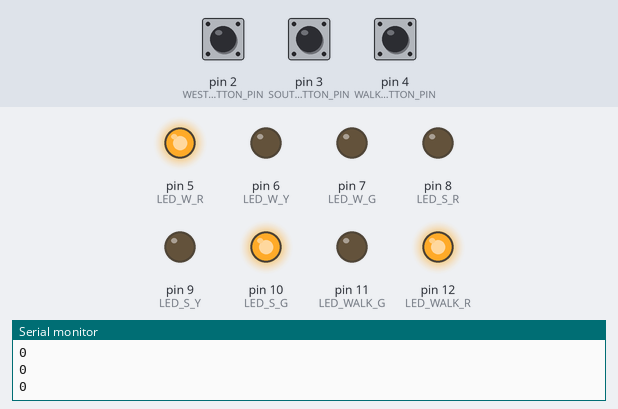
Simulated run of this sketch. Board: Arduino Uno, built with avr-gcc and run on an emulated ATmega328P. Parts: output pins drawn as LEDs (lit = HIGH), the last lines printed to the serial monitor. The inputs (shaded band) are chosen by the test bench; at power-on: pin 2 (WEST_BUTTON_PIN) LOW, pin 3 (SOUTH_BUTTON_PIN) LOW, pin 4 (WALK_BUTTON_PIN) LOW.

Above: at 9.8 s.
9.9 s: pin 2 (WEST_BUTTON_PIN) pulled HIGH for 3 s
At 13.4 s:
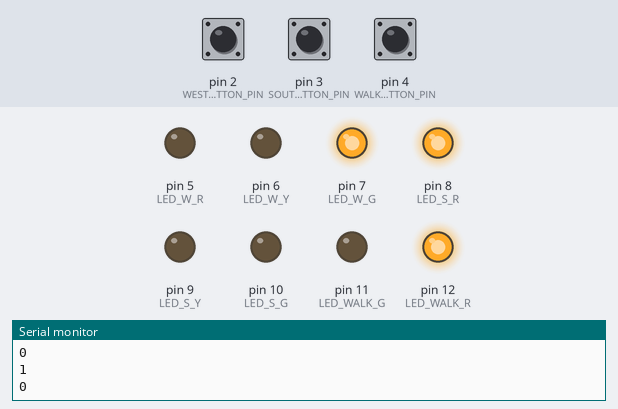
14.5 s: pin 3 (SOUTH_BUTTON_PIN) pulled HIGH for 3 s
At 16.8 s:
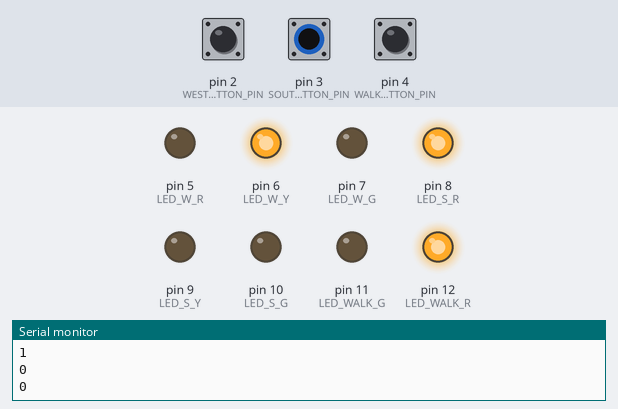
19.0 s: pin 4 (WALK_BUTTON_PIN) pulled HIGH for 3 s
At 21.9 s:
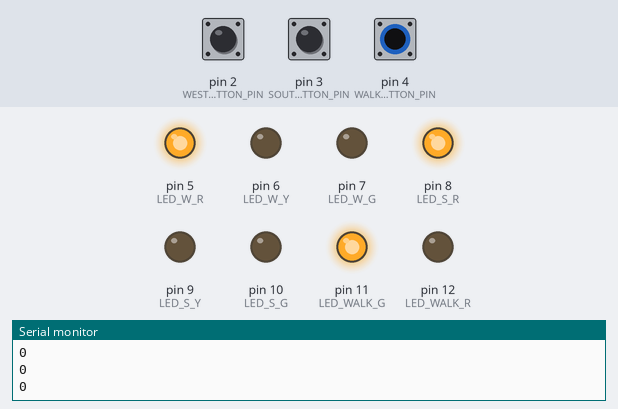
23.5 s: pin 2 (WEST_BUTTON_PIN) pulled HIGH for 3 s
At 24.07 s:
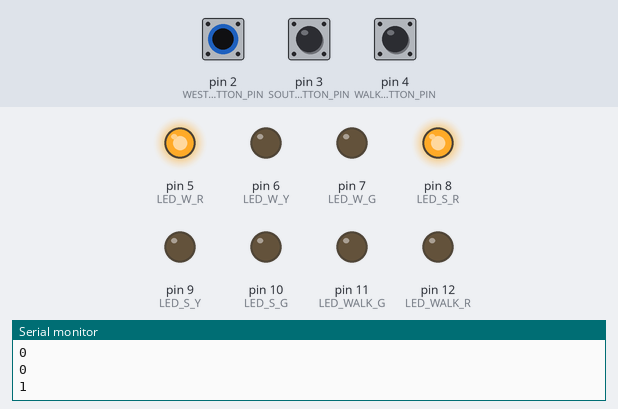
Timing chart, 0 to 26.5 s (numbered marks = the images above; inputs shaded):
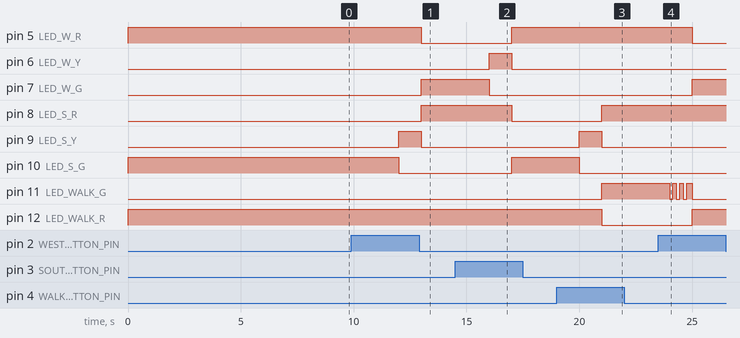

The sketch:

ITC_Assignment_05_worapon.ino
```cpp
#define LED_W_R 5
#define LED_W_Y 6
#define LED_W_G 7
#define WEST_BUTTON_PIN 2
#define LED_S_R 8
#define LED_S_Y 9
#define LED_S_G 10
#define SOUTH_BUTTON_PIN 3
#define LED_WALK_R 12
#define LED_WALK_G 11
#define WALK_BUTTON_PIN 4
#define goS 0
#define waitS 1
#define goW 2
#define waitW 3
#define goWalk 4
#define waitWalk 5

struct State {
unsigned long ST_Out; // 6-bit pattern to street output
unsigned long Time; // delay in ms units
unsigned long Next[8];}; // next state for inputs 0,1,2,3
typedef const struct State SType;
SType FSM[6]={
{B10100001,3000,{goS,waitS,goS,waitS,waitS,waitS,waitS,waitS}},
{B10100010,1000,{goW,goWalk,goW,goWalk,goW,goW,goW,goW}},
{B10001100,3000,{goW,waitW,waitW,waitW,goW,waitW,waitW,waitW}},
{B10010100,1000,{goWalk,goWalk,goS,goWalk,goWalk,goWalk,goS,goWalk}},
{B01100100,3000,{goWalk,goWalk,waitWalk,waitWalk,waitWalk,waitWalk,waitWalk,waitWalk}},
{B01100100,100,{goS,goS,goS,goS,goW,goW,goS,goS}}
};
unsigned long S=0; // index to the current state
void setup() {
pinMode(LED_W_R, OUTPUT);
pinMode(LED_W_Y, OUTPUT);
pinMode(LED_W_G, OUTPUT);
pinMode(WEST_BUTTON_PIN, INPUT);
pinMode(LED_S_R, OUTPUT);
pinMode(LED_S_Y, OUTPUT);
pinMode(LED_S_G, OUTPUT);
pinMode(SOUTH_BUTTON_PIN, INPUT);
pinMode(LED_WALK_R, OUTPUT);
pinMode(LED_WALK_G, OUTPUT);
pinMode(WALK_BUTTON_PIN, INPUT);
Serial.begin(9600);
}
int input,input1, input2, input3;
void loop() {
digitalWrite(LED_W_R, FSM[S].ST_Out & B00100000);
digitalWrite(LED_W_Y, FSM[S].ST_Out & B00010000);
digitalWrite(LED_W_G, FSM[S].ST_Out & B00001000);
digitalWrite(LED_S_R, FSM[S].ST_Out & B00000100);
digitalWrite(LED_S_Y, FSM[S].ST_Out & B00000010);
digitalWrite(LED_S_G, FSM[S].ST_Out & B00000001);
  if(S==5){
    for(int i = 0; i<3; i++){
    digitalWrite(LED_WALK_G, FSM[S].ST_Out & B00000000);
    delay(150);
  digitalWrite(LED_WALK_G, FSM[S].ST_Out & B01000000);
    delay(150);
    }
  }
  else
    digitalWrite(LED_WALK_G, FSM[S].ST_Out & B01000000);
digitalWrite(LED_WALK_R, FSM[S].ST_Out & B10000000);
delay(FSM[S].Time);
input1 = digitalRead(WEST_BUTTON_PIN); Serial.println(input1);
input2 = digitalRead(SOUTH_BUTTON_PIN);
input3 = digitalRead(WALK_BUTTON_PIN);
input = input1*4+input2*2+input3;
S = FSM[S].Next[input];
}
```

Measured:
- after the input at 9.9 s, pin 5 (LED_W_R): HIGH → LOW after 3.1 s; pin 7 (LED_W_G), pin 8 (LED_S_R): LOW → HIGH after 3.1 s; pin 9 (LED_S_Y): LOW → HIGH after 2.1 s, → LOW 1.0 s later; pin 10 (LED_S_G): HIGH → LOW after 2.1 s
- after the input at 14.5 s, pin 5 (LED_W_R), pin 10 (LED_S_G): LOW → HIGH after 2.5 s; pin 6 (LED_W_Y): LOW → HIGH after 1.5 s, → LOW 1.0 s later; pin 7 (LED_W_G): HIGH → LOW after 1.5 s; pin 8 (LED_S_R): HIGH → LOW after 2.5 s
- after the input at 19.0 s, pin 8 (LED_S_R), pin 11 (LED_WALK_G): LOW → HIGH after 2.0 s; pin 9 (LED_S_Y): LOW → HIGH after 1.0 s, → LOW 1.0 s later; pin 10 (LED_S_G): HIGH → LOW after 1.0 s; pin 12 (LED_WALK_R): HIGH → LOW after 2.0 s
- after the input at 23.5 s, pin 5 (LED_W_R): HIGH → LOW after 1.5 s; pin 7 (LED_W_G), pin 12 (LED_WALK_R): LOW → HIGH after 1.5 s; pin 11 (LED_WALK_G): HIGH → LOW after 0.50 s, then repeats every 0.30 s: HIGH 0.15 s, LOW 0.15 s
